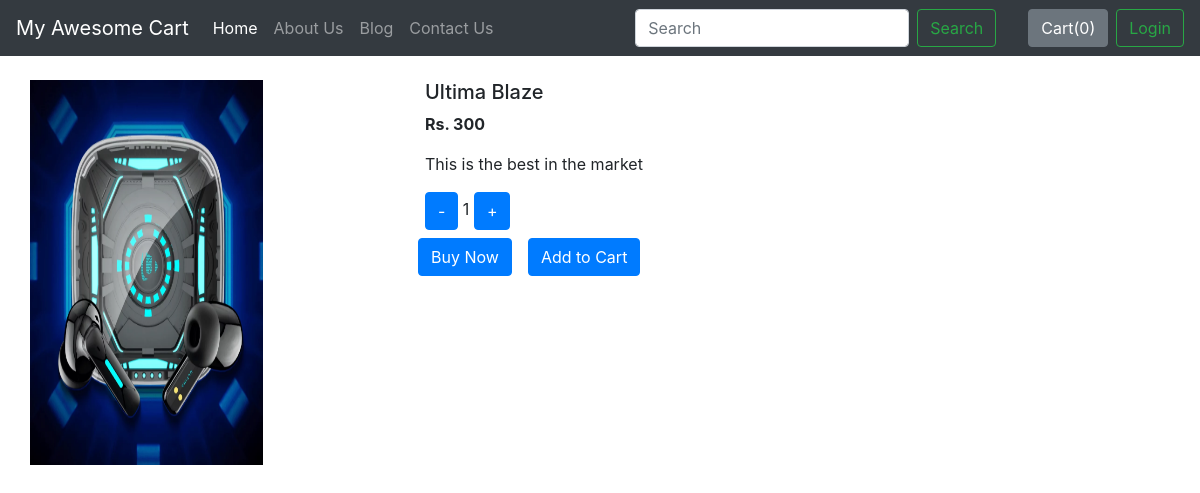
The page /shop/products/3 on the database its author committed.
### shop/models.py (models this page shows, shortened)
class Product(models.Model):
    product_id = models.AutoField
    product_name = models.CharField(max_length=50)
    category = models.CharField(max_length=50, default="")
    subcategory = models.CharField(max_length=50, default="")
    price = models.IntegerField(default=0)
    desc = models.CharField(max_length=300)
    pub_date = models.DateField()
    image = models.ImageField(upload_to="shop/images", default="")

### shop/views.py (the view)
# urls.py: path("products/<int:myid>", views.prodView, name="ProductView"),
def prodView(request,myid):
    product = Product.objects.filter(id=myid)
    return render(request, "shop/prodView.html", {'product': product[0]})

### shop/templates/shop/prodView.html (shortened to what this page needs)
{% extends 'shop/basic.html' %}
{% block body %}
<div class="container my-4">
    <div class="row">
        <div class="col-md-4">
            <div class="row">
                <img src="/media/{{product.image}}" alt="image" width="233px" height="385px">
            </div>
        </div>
        <div class="col-md-8">
            <h5 id="namepr{{product.id}}">{{product.product_name}}</h5>
            <p><strong>Rs. <span id="pricepr{{product.id}}">{{product.price}}</span></h6></strong></p>
            <p>{{product.desc}}</p>
            <div class="quantity-selector">
                <button id="minus" class="btn btn-primary">-</button>
                <span id="quantity" class="quantity-value">1</span>
                <button id="plus" class="btn btn-primary">+</button>
            </div>
            <div class="row">
                <button class="btn btn-primary mx-2 my-2">Buy Now</button>
                <span id="divpr{{product.id}}" class="divpr mx-2 my-2">
                    <button id="pr{{product.id}}" class="btn btn-primary cart">Add to Cart</button>
                </span>
            </div>
        </div>
    </div>
</div>
{% endblock %}

### rows shown on the page
Product: image (picture), product_name "Ultima Blaze", price "300", desc "This is the best in the market"
